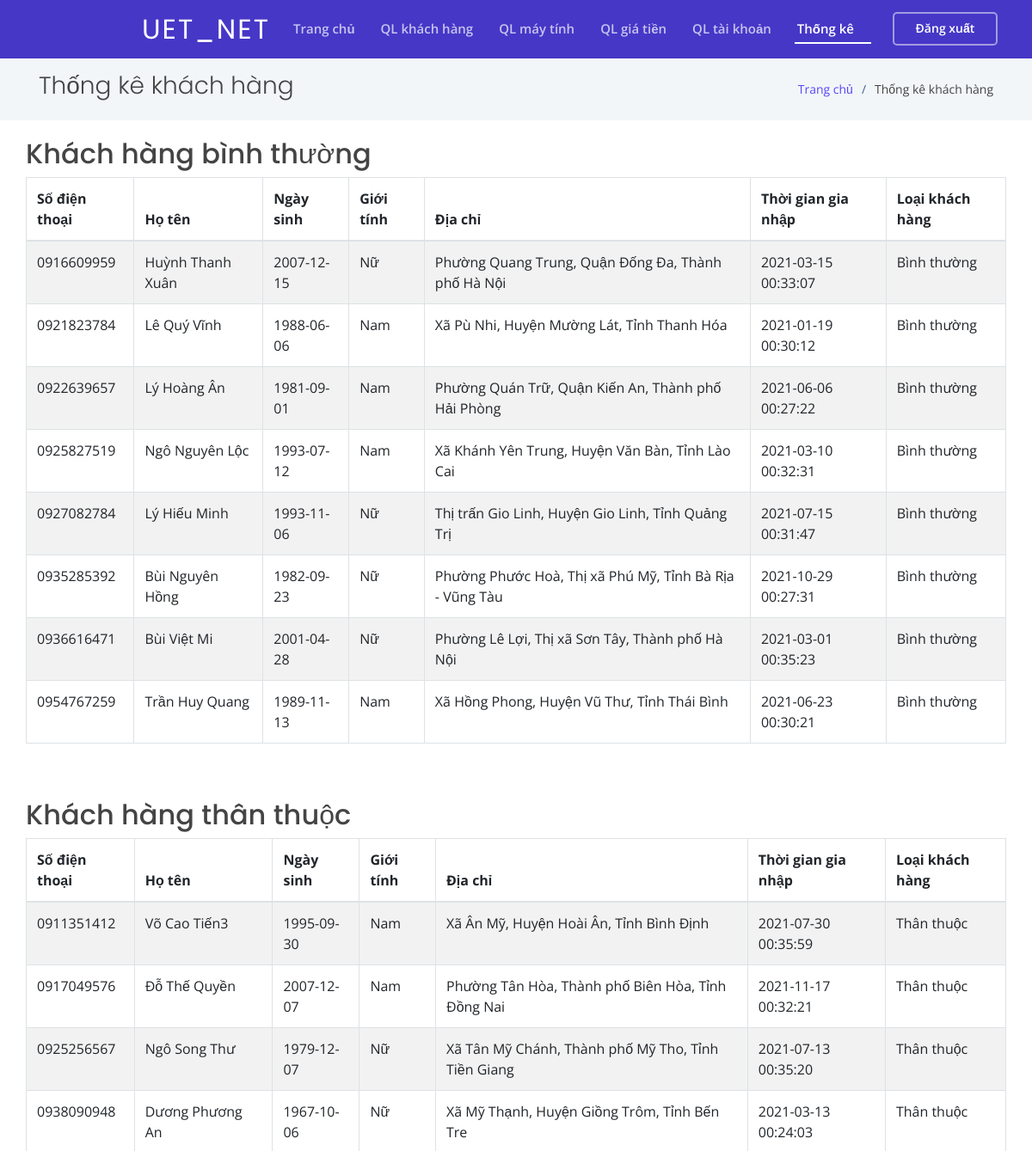
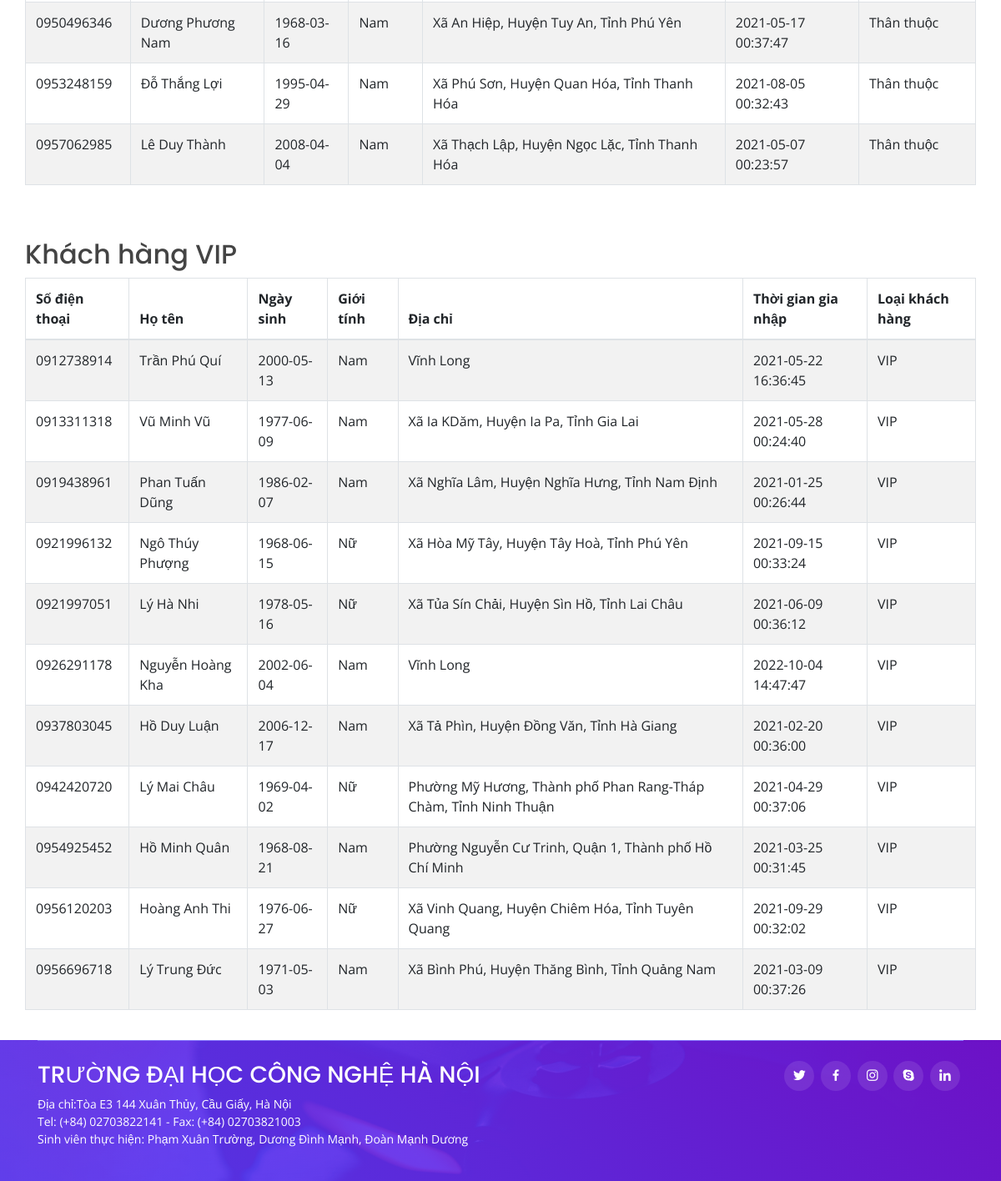
Page /thong-ke-khach-hang.php (signed in) on the earlier database version (2 pictures, top to bottom).
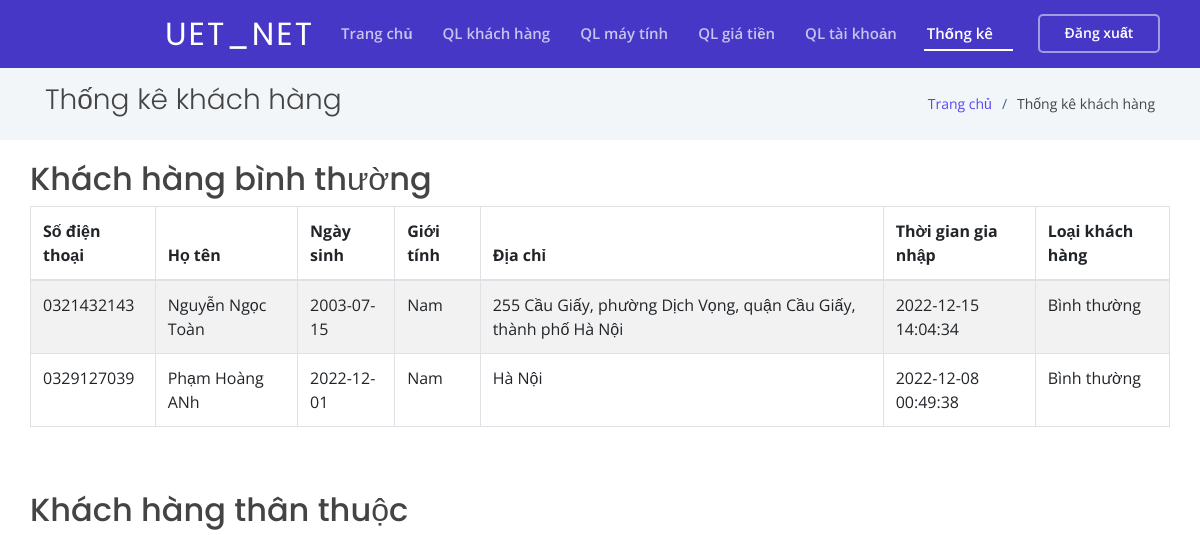
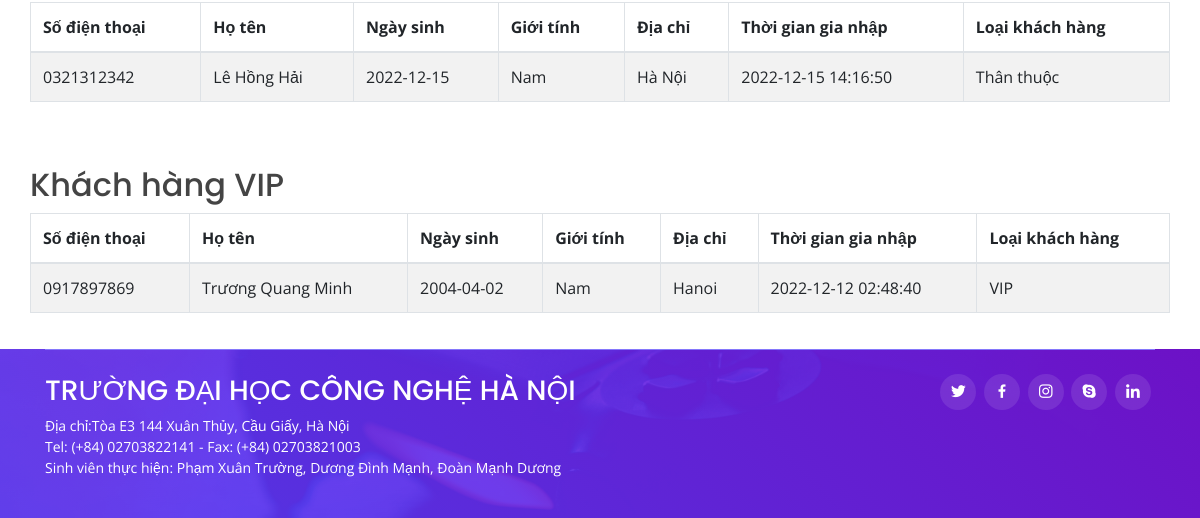
Same page on the later database version (2 pictures, top to bottom).
### tables this page shows
CREATE TABLE `thongtinkhachhang` (
  `sdt` char(10) NOT NULL COMMENT 'khóa chính',
  `hoten` varchar(255) NOT NULL,
  `ngaysinh` date DEFAULT NULL COMMENT 'ngày/tháng/năm sinh KH',
  `diachi` varchar(255) DEFAULT NULL COMMENT 'địa chỉ KH',
  `thoigiandangky` timestamp NOT NULL DEFAULT current_timestamp() COMMENT 'thời gian đăng ký KH',
  `loaikhachhang` varchar(16) NOT NULL DEFAULT 'binhthuong' COMMENT 'KH bình thường/thân thuộc/VIP',
  `gioitinh` varchar(3) DEFAULT NULL COMMENT 'giới tính KH'
);

### thong-ke-khach-hang.php (the view, shortened to what this page needs)
<?php
require_once('./include/function.php');
require_once('./header.php');
?>
<div class="row mb-5">
    <h2>Khách hàng bình thường</h2>
    <table id="datatable1" style="width:100%" class="table table-striped table-bordered">
        <thead>
            <tr>
                <th>Số điện thoại</th>
                <th>Họ tên</th>
                <th>Ngày sinh</th>
                <th>Giới tính</th>
                <th>Địa chỉ</th>
                <th>Thời gian gia nhập</th>
                <th>Loại khách hàng</th>
            </tr>
        </thead>
        <tbody>
            <?php
            $querykhachhang = mysqli_query($conn, "SELECT * FROM `thongtinkhachhang` WHERE `loaikhachhang` ='Bình thường'");
            if ($querykhachhang && $querykhachhang->num_rows > 0) {
                while ($row = mysqli_fetch_assoc($querykhachhang)) {
            ?>
                    <tr>
                        <td><?= $row['sdt'] ?></td>
                        <td><?= $row['hoten'] ?></td>
                        <td><?= $row['ngaysinh'] ?></td>
                        <td><?= $row['gioitinh'] ?></td>
                        <td><?= $row['diachi'] ?></td>
                        <td><?= $row['thoigiandangky'] ?></td>
                        <td><?= $row['loaikhachhang'] ?></td>
                    </tr>
            <?php
                }
            }
            ?>
        </tbody>
    </table>
</div>
<div class="row mb-5">
    <h2>Khách hàng thân thuộc</h2>
    <table id="datatable2" style="width:100%" class="table table-striped table-bordered">
        <thead>
            <tr>
                <th>Số điện thoại</th>
                <th>Họ tên</th>
                <th>Ngày sinh</th>
                <th>Giới tính</th>
                <th>Địa chỉ</th>
                <th>Thời gian gia nhập</th>
                <th>Loại khách hàng</th>
            </tr>
        </thead>
        <tbody>
            <?php
            $querykhachhang = mysqli_query($conn, "SELECT * FROM `thongtinkhachhang` WHERE `loaikhachhang` ='Thân thuộc'");
            if ($querykhachhang && $querykhachhang->num_rows > 0) {
                while ($row = mysqli_fetch_assoc($querykhachhang)) {
            ?>
                    <tr>
                        <td><?= $row['sdt'] ?></td>
                        <td><?= $row['hoten'] ?></td>
                        <td><?= $row['ngaysinh'] ?></td>
                        <td><?= $row['gioitinh'] ?></td>
                        <td><?= $row['diachi'] ?></td>
                        <td><?= $row['thoigiandangky'] ?></td>
                        <td><?= $row['loaikhachhang'] ?></td>
                    </tr>
            <?php
                }
            }
            ?>
        </tbody>
    </table>
</div>
<div class="row">
    <h2>Khách hàng VIP</h2>
    <table id="datatable3" style="width:100%" class="table table-striped table-bordered">
        <thead>
            <tr>
                <th>Số điện thoại</th>
                <th>Họ tên</th>
                <th>Ngày sinh</th>
                <th>Giới tính</th>
                <th>Địa chỉ</th>
                <th>Thời gian gia nhập</th>
                <th>Loại khách hàng</th>
            </tr>
        </thead>
        <tbody>
            <?php
            $querykhachhang = mysqli_query($conn, "SELECT * FROM `thongtinkhachhang` WHERE `loaikhachhang` ='VIP'");
            if ($querykhachhang && $querykhachhang->num_rows > 0) {
                while ($row = mysqli_fetch_assoc($querykhachhang)) {
            ?>
                    <tr>
                        <td><?= $row['sdt'] ?></td>
                        <td><?= $row['hoten'] ?></td>
                        <td><?= $row['ngaysinh'] ?></td>
                        <td><?= $row['gioitinh'] ?></td>
                        <td><?= $row['diachi'] ?></td>
                        <td><?= $row['thoigiandangky'] ?></td>
                        <td><?= $row['loaikhachhang'] ?></td>
                    </tr>
            <?php
                }
            }
            ?>
        </tbody>
    </table>
</div>
<?php
require_once('./footer.php');
?>

Differences in the rows shown:
removed thongtinkhachhang: sdt "0916609959", hoten "Huỳnh Thanh Xuân", ngaysinh "2007-12-15", gioitinh "Nữ", diachi "Phường Quang Trung, Quận Đống Đa, Thành phố Hà Nội", thoigiandangky "2021-03-15 00:33:07", loaikhachhang "Bình thường", shown under "Khách hàng bình thường"
removed thongtinkhachhang: sdt "0921823784", hoten "Lê Quý Vĩnh", ngaysinh "1988-06-06", gioitinh "Nam", diachi "Xã Pù Nhi, Huyện Mường Lát, Tỉnh Thanh Hóa", thoigiandangky "2021-01-19 00:30:12", loaikhachhang "Bình thường", shown under "Khách hàng bình thường"
removed thongtinkhachhang: sdt "0922639657", hoten "Lý Hoàng Ân", ngaysinh "1981-09-01", gioitinh "Nam", diachi "Phường Quán Trữ, Quận Kiến An, Thành phố Hải Phòng", thoigiandangky "2021-06-06 00:27:22", loaikhachhang "Bình thường", shown under "Khách hàng bình thường"
removed thongtinkhachhang: sdt "0925827519", hoten "Ngô Nguyên Lộc", ngaysinh "1993-07-12", gioitinh "Nam", diachi "Xã Khánh Yên Trung, Huyện Văn Bàn, Tỉnh Lào Cai", thoigiandangky "2021-03-10 00:32:31", loaikhachhang "Bình thường", shown under "Khách hàng bình thường"
removed thongtinkhachhang: sdt "0927082784", hoten "Lý Hiếu Minh", ngaysinh "1993-11-06", gioitinh "Nữ", diachi "Thị trấn Gio Linh, Huyện Gio Linh, Tỉnh Quảng Trị", thoigiandangky "2021-07-15 00:31:47", loaikhachhang "Bình thường", shown under "Khách hàng bình thường"
removed thongtinkhachhang: sdt "0935285392", hoten "Bùi Nguyên Hồng", ngaysinh "1982-09-23", gioitinh "Nữ", diachi "Phường Phước Hoà, Thị xã Phú Mỹ, Tỉnh Bà Rịa - Vũng Tàu", thoigiandangky "2021-10-29 00:27:31", loaikhachhang "Bình thường", shown under "Khách hàng bình thường"
removed thongtinkhachhang: sdt "0936616471", hoten "Bùi Việt Mi", ngaysinh "2001-04-28", gioitinh "Nữ", diachi "Phường Lê Lợi, Thị xã Sơn Tây, Thành phố Hà Nội", thoigiandangky "2021-03-01 00:35:23", loaikhachhang "Bình thường", shown under "Khách hàng bình thường"
removed thongtinkhachhang: sdt "0954767259", hoten "Trần Huy Quang", ngaysinh "1989-11-13", gioitinh "Nam", diachi "Xã Hồng Phong, Huyện Vũ Thư, Tỉnh Thái Bình", thoigiandangky "2021-06-23 00:30:21", loaikhachhang "Bình thường", shown under "Khách hàng bình thường"
removed thongtinkhachhang: sdt "0911351412", hoten "Võ Cao Tiến3", ngaysinh "1995-09-30", gioitinh "Nam", diachi "Xã Ân Mỹ, Huyện Hoài Ân, Tỉnh Bình Định", thoigiandangky "2021-07-30 00:35:59", loaikhachhang "Thân thuộc", shown under "Khách hàng thân thuộc"
removed thongtinkhachhang: sdt "0917049576", hoten "Đỗ Thế Quyền", ngaysinh "2007-12-07", gioitinh "Nam", diachi "Phường Tân Hòa, Thành phố Biên Hòa, Tỉnh Đồng Nai", thoigiandangky "2021-11-17 00:32:21", loaikhachhang "Thân thuộc", shown under "Khách hàng thân thuộc"
removed thongtinkhachhang: sdt "0925256567", hoten "Ngô Song Thư", ngaysinh "1979-12-07", gioitinh "Nữ", diachi "Xã Tân Mỹ Chánh, Thành phố Mỹ Tho, Tỉnh Tiền Giang", thoigiandangky "2021-07-13 00:35:20", loaikhachhang "Thân thuộc", shown under "Khách hàng thân thuộc"
removed thongtinkhachhang: sdt "0938090948", hoten "Dương Phương An", ngaysinh "1967-10-06", gioitinh "Nữ", diachi "Xã Mỹ Thạnh, Huyện Giồng Trôm, Tỉnh Bến Tre", thoigiandangky "2021-03-13 00:24:03", loaikhachhang "Thân thuộc", shown under "Khách hàng thân thuộc"
removed thongtinkhachhang: sdt "0950496346", hoten "Dương Phương Nam", ngaysinh "1968-03-16", gioitinh "Nam", diachi "Xã An Hiệp, Huyện Tuy An, Tỉnh Phú Yên", thoigiandangky "2021-05-17 00:37:47", loaikhachhang "Thân thuộc", shown under "Khách hàng thân thuộc"
removed thongtinkhachhang: sdt "0953248159", hoten "Đỗ Thắng Lợi", ngaysinh "1995-04-29", gioitinh "Nam", diachi "Xã Phú Sơn, Huyện Quan Hóa, Tỉnh Thanh Hóa", thoigiandangky "2021-08-05 00:32:43", loaikhachhang "Thân thuộc", shown under "Khách hàng thân thuộc"
removed thongtinkhachhang: sdt "0957062985", hoten "Lê Duy Thành", ngaysinh "2008-04-04", gioitinh "Nam", diachi "Xã Thạch Lập, Huyện Ngọc Lặc, Tỉnh Thanh Hóa", thoigiandangky "2021-05-07 00:23:57", loaikhachhang "Thân thuộc", shown under "Khách hàng thân thuộc"
removed thongtinkhachhang: sdt "0912738914", hoten "Trần Phú Quí", ngaysinh "2000-05-13", gioitinh "Nam", diachi "Vĩnh Long", thoigiandangky "2021-05-22 16:36:45", loaikhachhang "VIP", shown under "Khách hàng VIP"
removed thongtinkhachhang: sdt "0913311318", hoten "Vũ Minh Vũ", ngaysinh "1977-06-09", gioitinh "Nam", diachi "Xã Ia KDăm, Huyện Ia Pa, Tỉnh Gia Lai", thoigiandangky "2021-05-28 00:24:40", loaikhachhang "VIP", shown under "Khách hàng VIP"
removed thongtinkhachhang: sdt "0919438961", hoten "Phan Tuấn Dũng", ngaysinh "1986-02-07", gioitinh "Nam", diachi "Xã Nghĩa Lâm, Huyện Nghĩa Hưng, Tỉnh Nam Định", thoigiandangky "2021-01-25 00:26:44", loaikhachhang "VIP", shown under "Khách hàng VIP"
removed thongtinkhachhang: sdt "0921996132", hoten "Ngô Thúy Phượng", ngaysinh "1968-06-15", gioitinh "Nữ", diachi "Xã Hòa Mỹ Tây, Huyện Tây Hoà, Tỉnh Phú Yên", thoigiandangky "2021-09-15 00:33:24", loaikhachhang "VIP", shown under "Khách hàng VIP"
removed thongtinkhachhang: sdt "0921997051", hoten "Lý Hà Nhi", ngaysinh "1978-05-16", gioitinh "Nữ", diachi "Xã Tủa Sín Chải, Huyện Sìn Hồ, Tỉnh Lai Châu", thoigiandangky "2021-06-09 00:36:12", loaikhachhang "VIP", shown under "Khách hàng VIP"
removed thongtinkhachhang: sdt "0926291178", hoten "Nguyễn Hoàng Kha", ngaysinh "2002-06-04", gioitinh "Nam", diachi "Vĩnh Long", thoigiandangky "2022-10-04 14:47:47", loaikhachhang "VIP", shown under "Khách hàng VIP"
removed thongtinkhachhang: sdt "0937803045", hoten "Hồ Duy Luận", ngaysinh "2006-12-17", gioitinh "Nam", diachi "Xã Tả Phìn, Huyện Đồng Văn, Tỉnh Hà Giang", thoigiandangky "2021-02-20 00:36:00", loaikhachhang "VIP", shown under "Khách hàng VIP"
removed thongtinkhachhang: sdt "0942420720", hoten "Lý Mai Châu", ngaysinh "1969-04-02", gioitinh "Nữ", diachi "Phường Mỹ Hương, Thành phố Phan Rang-Tháp Chàm, Tỉnh Ninh Thuận", thoigiandangky "2021-04-29 00:37:06", loaikhachhang "VIP", shown under "Khách hàng VIP"
removed thongtinkhachhang: sdt "0954925452", hoten "Hồ Minh Quân", ngaysinh "1968-08-21", gioitinh "Nam", diachi "Phường Nguyễn Cư Trinh, Quận 1, Thành phố Hồ Chí Minh", thoigiandangky "2021-03-25 00:31:45", loaikhachhang "VIP", shown under "Khách hàng VIP"
removed thongtinkhachhang: sdt "0956120203", hoten "Hoàng Anh Thi", ngaysinh "1976-06-27", gioitinh "Nữ", diachi "Xã Vinh Quang, Huyện Chiêm Hóa, Tỉnh Tuyên Quang", thoigiandangky "2021-09-29 00:32:02", loaikhachhang "VIP", shown under "Khách hàng VIP"
removed thongtinkhachhang: sdt "0956696718", hoten "Lý Trung Ðức", ngaysinh "1971-05-03", gioitinh "Nam", diachi "Xã Bình Phú, Huyện Thăng Bình, Tỉnh Quảng Nam", thoigiandangky "2021-03-09 00:37:26", loaikhachhang "VIP", shown under "Khách hàng VIP"
added thongtinkhachhang: sdt "0321432143", hoten "Nguyễn Ngọc Toàn", ngaysinh "2003-07-15", gioitinh "Nam", diachi "255 Cầu Giấy, phường Dịch Vọng, quận Cầu Giấy, thành phố Hà Nội", thoigiandangky "2022-12-15 14:04:34", loaikhachhang "Bình thường", shown under "Khách hàng bình thường"
added thongtinkhachhang: sdt "0329127039", hoten "Phạm Hoàng ANh", ngaysinh "2022-12-01", gioitinh "Nam", diachi "Hà Nội", thoigiandangky "2022-12-08 00:49:38", loaikhachhang "Bình thường", shown under "Khách hàng bình thường"
added thongtinkhachhang: sdt "0321312342", hoten "Lê Hồng Hải", ngaysinh "2022-12-15", gioitinh "Nam", diachi "Hà Nội", thoigiandangky "2022-12-15 14:16:50", loaikhachhang "Thân thuộc", shown under "Khách hàng thân thuộc"
added thongtinkhachhang: sdt "0917897869", hoten "Trương Quang Minh", ngaysinh "2004-04-02", gioitinh "Nam", diachi "Hanoi", thoigiandangky "2022-12-12 02:48:40", loaikhachhang "VIP", shown under "Khách hàng VIP"
